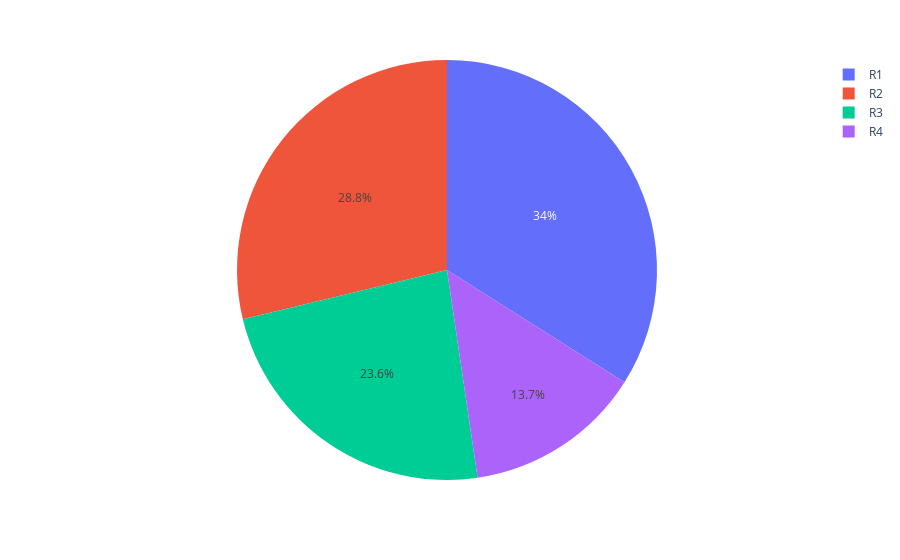

Notebook code for this chart:
### Code cell
pie = dataset["Region_Code"].value_counts()
region = pie.index
order = pie.values

fig = px.pie(dataset,values=order,names=region)
fig.show()

### Figure 1 — Plotly figure (JSON) as saved in the notebook; plotly's stock layout.template omitted (floating-point values rounded to 4 significant figures)
{"data": [{"domain": {"x": [0, 1], "y": [0, 1]}, "hovertemplate": "label=%{label}<br>value=%{value}<extra></extra>", "labels": ["R1", "R2", "R3", "R4"], "legendgroup": "", "name": "", "showlegend": true, "type": "pie", "values": [63984, 54180, 44376, 25800]}], "layout": {"legend": {"tracegroupgap": 0}, "margin": {"t": 60}}}
